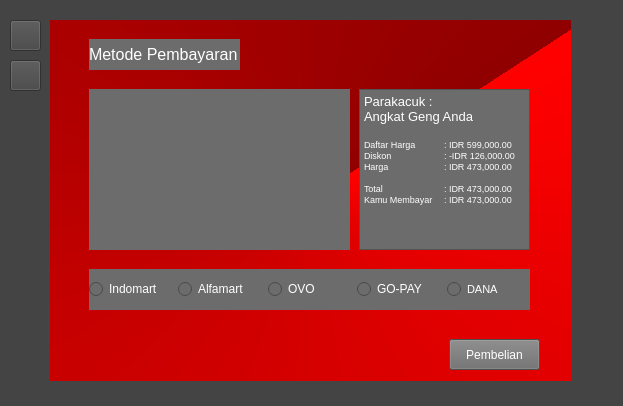
<?xml version="1.0" encoding="UTF-8"?>
<ui version="4.0">
 <class>Form</class>
 <widget class="QWidget" name="Form">
  <property name="geometry">
   <rect>
    <x>0</x>
    <y>0</y>
    <width>623</width>
    <height>406</height>
   </rect>
  </property>
  <property name="windowTitle">
   <string>Form</string>
  </property>
  <property name="styleSheet">
   <string notr="true">background-color: rgb(68, 68, 68);</string>
  </property>
  <widget class="QWidget" name="widget" native="true">
   <property name="geometry">
    <rect>
     <x>50</x>
     <y>20</y>
     <width>521</width>
     <height>361</height>
    </rect>
   </property>
   <property name="styleSheet">
    <string notr="true">background-color: rgb(108, 108, 108);</string>
   </property>
   <widget class="QWidget" name="widget_2" native="true">
    <property name="geometry">
     <rect>
      <x>-51</x>
      <y>-21</y>
      <width>621</width>
      <height>401</height>
     </rect>
    </property>
    <property name="styleSheet">
     <string notr="true">QWidget#widget_2{
background-color: qconicalgradient(cx:0.5, cy:0.5, angle:45, stop:0 rgba(144, 0, 0, 255), stop:1 rgba(255, 0, 0, 255));
}</string>
    </property>
    <widget class="QPushButton" name="pushButton_5">
     <property name="geometry">
      <rect>
       <x>450</x>
       <y>340</y>
       <width>91</width>
       <height>31</height>
      </rect>
     </property>
     <property name="styleSheet">
      <string notr="true">color: rgb(255, 255, 255);
background-color: rgb(108, 108, 108);</string>
     </property>
     <property name="text">
      <string>Pembelian</string>
     </property>
     <property name="icon">
      <iconset resource="../icons/icons.qrc">
       <normaloff>:/icons/icons/shopping-cart.svg</normaloff>:/icons/icons/shopping-cart.svg</iconset>
     </property>
    </widget>
    <widget class="QLabel" name="label_3">
     <property name="geometry">
      <rect>
       <x>90</x>
       <y>90</y>
       <width>261</width>
       <height>161</height>
      </rect>
     </property>
     <property name="styleSheet">
      <string notr="true">background-image: url(:/Background/BG/Pamali.jpg);</string>
     </property>
     <property name="text">
      <string/>
     </property>
     <property name="pixmap">
      <pixmap resource="../icons/BG.qrc">:/Background/BG/Parakacuk.JPG</pixmap>
     </property>
     <property name="scaledContents">
      <bool>true</bool>
     </property>
    </widget>
    <widget class="QTextBrowser" name="textBrowser">
     <property name="geometry">
      <rect>
       <x>360</x>
       <y>90</y>
       <width>171</width>
       <height>161</height>
      </rect>
     </property>
     <property name="styleSheet">
      <string notr="true">color: rgb(255, 255, 255);</string>
     </property>
     <property name="html">
      <string>&lt;!DOCTYPE HTML PUBLIC &quot;-//W3C//DTD HTML 4.0//EN&quot; &quot;http://www.w3.org/TR/REC-html40/strict.dtd&quot;&gt;
&lt;html&gt;&lt;head&gt;&lt;meta name=&quot;qrichtext&quot; content=&quot;1&quot; /&gt;&lt;style type=&quot;text/css&quot;&gt;
p, li { white-space: pre-wrap; }
&lt;/style&gt;&lt;/head&gt;&lt;body style=&quot; font-family:'MS Shell Dlg 2'; font-size:8.25pt; font-weight:400; font-style:normal;&quot;&gt;
&lt;p style=&quot; margin-top:0px; margin-bottom:0px; margin-left:0px; margin-right:0px; -qt-block-indent:0; text-indent:0px;&quot;&gt;&lt;span style=&quot; font-size:10pt;&quot;&gt;Parakacuk : &lt;/span&gt;&lt;/p&gt;
&lt;p style=&quot; margin-top:0px; margin-bottom:0px; margin-left:0px; margin-right:0px; -qt-block-indent:0; text-indent:0px;&quot;&gt;&lt;span style=&quot; font-size:10pt;&quot;&gt;Angkat Geng Anda&lt;/span&gt;&lt;/p&gt;
&lt;p style=&quot;-qt-paragraph-type:empty; margin-top:0px; margin-bottom:0px; margin-left:0px; margin-right:0px; -qt-block-indent:0; text-indent:0px; font-size:10pt;&quot;&gt;&lt;br /&gt;&lt;/p&gt;
&lt;p style=&quot; margin-top:0px; margin-bottom:0px; margin-left:0px; margin-right:0px; -qt-block-indent:0; text-indent:0px;&quot;&gt;&lt;span style=&quot; font-size:7pt;&quot;&gt;Daftar Harga	: IDR 599,000.00&lt;/span&gt;&lt;/p&gt;
&lt;p style=&quot; margin-top:0px; margin-bottom:0px; margin-left:0px; margin-right:0px; -qt-block-indent:0; text-indent:0px;&quot;&gt;&lt;span style=&quot; font-size:7pt;&quot;&gt;Diskon	: -IDR 126,000.00&lt;/span&gt;&lt;/p&gt;
&lt;p style=&quot; margin-top:0px; margin-bottom:0px; margin-left:0px; margin-right:0px; -qt-block-indent:0; text-indent:0px;&quot;&gt;&lt;span style=&quot; font-size:7pt;&quot;&gt;Harga	: IDR 473,000.00&lt;/span&gt;&lt;/p&gt;
&lt;p style=&quot;-qt-paragraph-type:empty; margin-top:0px; margin-bottom:0px; margin-left:0px; margin-right:0px; -qt-block-indent:0; text-indent:0px; font-size:7pt; text-decoration: underline;&quot;&gt;&lt;br /&gt;&lt;/p&gt;
&lt;p style=&quot; margin-top:0px; margin-bottom:0px; margin-left:0px; margin-right:0px; -qt-block-indent:0; text-indent:0px;&quot;&gt;&lt;span style=&quot; font-size:7pt;&quot;&gt;Total 	: IDR 473,000.00&lt;/span&gt;&lt;/p&gt;
&lt;p style=&quot; margin-top:0px; margin-bottom:0px; margin-left:0px; margin-right:0px; -qt-block-indent:0; text-indent:0px;&quot;&gt;&lt;span style=&quot; font-size:7pt;&quot;&gt;Kamu Membayar	: IDR 473,000.00&lt;/span&gt;&lt;/p&gt;
&lt;p style=&quot;-qt-paragraph-type:empty; margin-top:0px; margin-bottom:0px; margin-left:0px; margin-right:0px; -qt-block-indent:0; text-indent:0px; font-size:7pt;&quot;&gt;&lt;br /&gt;&lt;/p&gt;
&lt;p style=&quot;-qt-paragraph-type:empty; margin-top:0px; margin-bottom:0px; margin-left:0px; margin-right:0px; -qt-block-indent:0; text-indent:0px; font-size:8pt;&quot;&gt;&lt;br /&gt;&lt;/p&gt;&lt;/body&gt;&lt;/html&gt;</string>
     </property>
    </widget>
    <widget class="QLabel" name="label">
     <property name="geometry">
      <rect>
       <x>90</x>
       <y>40</y>
       <width>151</width>
       <height>31</height>
      </rect>
     </property>
     <property name="font">
      <font>
       <pointsize>12</pointsize>
      </font>
     </property>
     <property name="styleSheet">
      <string notr="true">color: rgb(255, 255, 255);</string>
     </property>
     <property name="text">
      <string>Metode Pembayaran</string>
     </property>
    </widget>
    <widget class="QWidget" name="">
     <property name="geometry">
      <rect>
       <x>90</x>
       <y>270</y>
       <width>441</width>
       <height>41</height>
      </rect>
     </property>
     <layout class="QHBoxLayout" name="horizontalLayout">
      <item>
       <widget class="QRadioButton" name="radioButton_5">
        <property name="styleSheet">
         <string notr="true">color: rgb(255, 255, 255);</string>
        </property>
        <property name="text">
         <string>Indomart</string>
        </property>
       </widget>
      </item>
      <item>
       <widget class="QRadioButton" name="radioButton_4">
        <property name="styleSheet">
         <string notr="true">color: rgb(255, 255, 255);</string>
        </property>
        <property name="text">
         <string>Alfamart</string>
        </property>
       </widget>
      </item>
      <item>
       <widget class="QRadioButton" name="radioButton_3">
        <property name="styleSheet">
         <string notr="true">color: rgb(255, 255, 255);</string>
        </property>
        <property name="text">
         <string>OVO</string>
        </property>
       </widget>
      </item>
      <item>
       <widget class="QRadioButton" name="radioButton_2">
        <property name="styleSheet">
         <string notr="true">color: rgb(255, 255, 255);</string>
        </property>
        <property name="text">
         <string>GO-PAY</string>
        </property>
       </widget>
      </item>
      <item>
       <widget class="QRadioButton" name="radioButton">
        <property name="font">
         <font>
          <pointsize>8</pointsize>
         </font>
        </property>
        <property name="styleSheet">
         <string notr="true">color: rgb(255, 255, 255);</string>
        </property>
        <property name="text">
         <string>DANA</string>
        </property>
       </widget>
      </item>
     </layout>
    </widget>
   </widget>
   <zorder>widget_2</zorder>
   <zorder>pushButton</zorder>
   <zorder>pushButton_2</zorder>
   <zorder>pushButton_3</zorder>
  </widget>
  <widget class="QPushButton" name="pushButton_6">
   <property name="geometry">
    <rect>
     <x>10</x>
     <y>20</y>
     <width>31</width>
     <height>31</height>
    </rect>
   </property>
   <property name="styleSheet">
    <string notr="true">background-color: rgb(68, 68, 68);</string>
   </property>
   <property name="text">
    <string/>
   </property>
   <property name="icon">
    <iconset resource="../icons/icons.qrc">
     <normaloff>:/icons/icons/arrow-left-circle.svg</normaloff>:/icons/icons/arrow-left-circle.svg</iconset>
   </property>
  </widget>
  <widget class="QPushButton" name="pushButton_7">
   <property name="geometry">
    <rect>
     <x>10</x>
     <y>60</y>
     <width>31</width>
     <height>31</height>
    </rect>
   </property>
   <property name="styleSheet">
    <string notr="true">background-color: rgb(68, 68, 68);</string>
   </property>
   <property name="text">
    <string/>
   </property>
   <property name="icon">
    <iconset resource="../icons/icons.qrc">
     <normaloff>:/icons/icons/home.svg</normaloff>:/icons/icons/home.svg</iconset>
   </property>
  </widget>
 </widget>
 <resources>
  <include location="../icons/icons.qrc"/>
  <include location="../icons/contoh.qrc"/>
  <include location="../icons/BG.qrc"/>
  <include location="../../Users/naseh/Documents/Tugas Matkul sms4/GUI/icons/BG.qrc"/>
 </resources>
 <connections/>
</ui>
